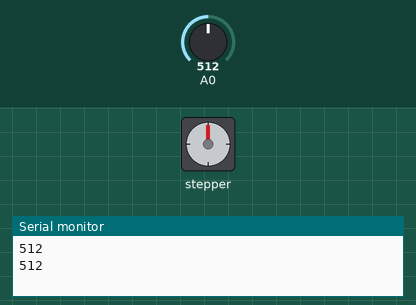
Simulated run of this sketch. Board: Arduino Uno, built with avr-gcc and run on an emulated ATmega328P. Parts: stepper motor, the last lines printed to the serial monitor. The inputs (shaded band) are chosen by the test bench; at power-on: A0 = 512. Stepper angles assume 2038 steps per turn.

Above: at 1.8 s.
1.9 s: A0 set to 315
3.4 s: A0 set to 286
At 4.47 s:
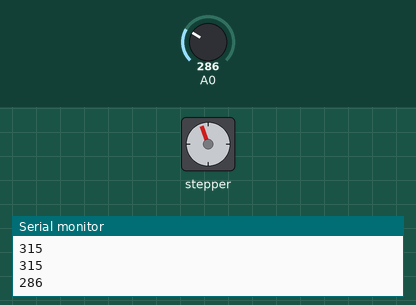
At 5.11 s:
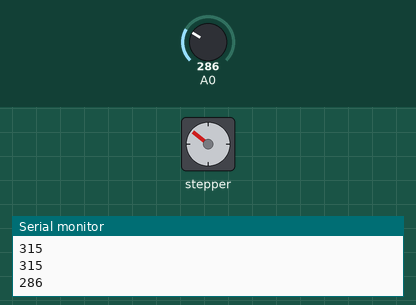
6.9 s: A0 set to 306
At 7.32 s:
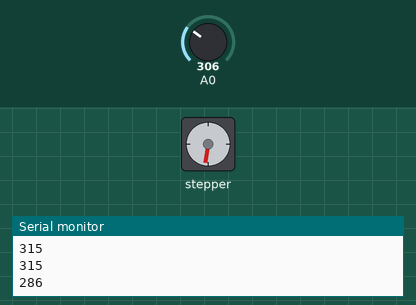
Timing chart, 0 to 12.2 s (numbered marks = the images above; inputs shaded):
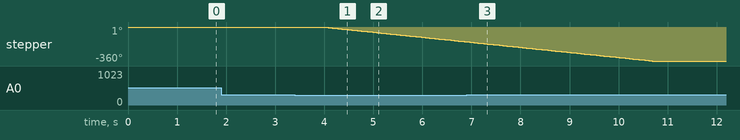

Measured:
- the behaviour switches between 301 and 300 on A0 (found by bisection; images 0 and 1)
- after the input at 3.4 s, stepper: keeps turning counter-clockwise at about 54°/s, starting after 0.60 s
- after the input at 6.9 s, stepper: goes on until 10.7 s, then stays -360°

The sketch:

Dog_Feeder_Sample_Code.ino
```cpp
#include <Stepper.h>

#define STEPS 2038

Stepper stepper(STEPS, 8, 10, 9, 11);

int value;

void setup() {
  pinMode(A0, INPUT);
  Serial.begin(9600);
}

void loop() {
  value = analogRead(A0);
  Serial.println(value);
  if (value <= 300) {
    stepper.setSpeed(9);
    stepper.step(-2038);
  }
  else {
    delay(1000);
  }
}
```
